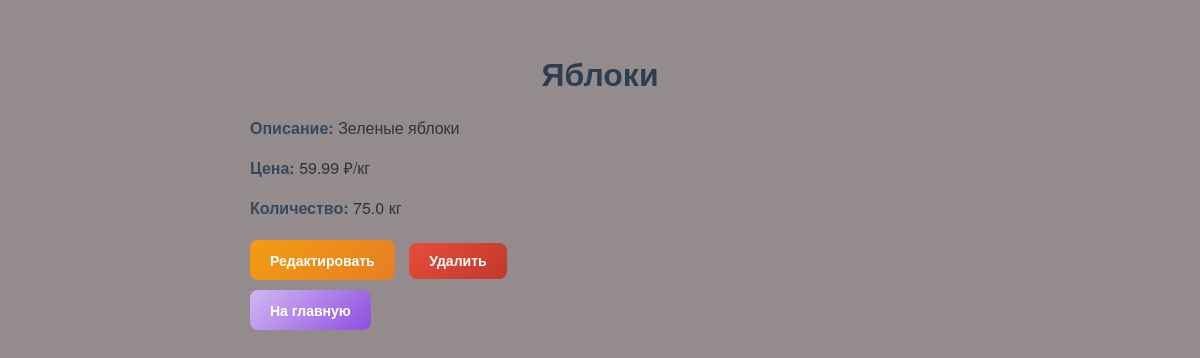
/product/4 (signed in), run on the app's committed database.
### app/models.py (models this page shows)
class Product(db.Model):
    id = db.Column(db.Integer, primary_key=True)
    name = db.Column(db.String(100), nullable=False)
    description = db.Column(db.String(255))
    price = db.Column(db.Float, nullable=False)
    quantity = db.Column(db.Float, nullable=False)

### app/main.py (the view)
@bp.route('/product/<int:product_id>')
def product_detail(product_id):
    product = product_repo.get_by_id(product_id)
    if not product:
        abort(404)
    return render_template('product_detail.html', product=product)

### app/main.py (called while the page is built)
@bp.before_request
def require_login():
    allowed_routes = ['main.login', 'main.register']
    if request.endpoint and request.endpoint.startswith('main.') and request.endpoint not in allowed_routes:
        if 'user_id' not in session:
            return redirect(url_for('main.login'))

### app/repositories.py (called while the page is built)
    def get_by_id(self, product_id):
        return Product.query.get(product_id)

### app/templates/product_detail.html (shortened to what this page needs)
<!DOCTYPE html>
<html lang="ru">
<head>
    <link rel="stylesheet" href="{{ url_for('static', filename='style_detail.css') }}">
</head>
<body>
    <h1>{{ product.name }}</h1>
    <p><strong>Описание:</strong> {{ product.description }}</p>
    <p><strong>Цена:</strong> {{ product.price }} ₽/кг</p>
    <p><strong>Количество:</strong> {{ product.quantity }} кг</p>
    <a href="{{ url_for('main.edit_product_form', product_id=product.id) }}" class="btn btn-edit">Редактировать</a>
    <form method="POST" action="{{ url_for('main.delete_product') }}" style="display:inline;">
        <button type="submit" onclick="return confirm('Вы уверены, что хотите удалить этот товар?');">Удалить</button>
    </form>
    <br><a href="{{ url_for('main.index') }}" class="btn btn-home">На главную</a><br>
</body>
</html>

### app/static/style_detail.css (style rules this page uses)
body { font-family: 'Poppins', 'Helvetica Neue', Helvetica, Arial, sans-serif; background-color: #948c8c; color: #333; max-width: 700px; margin: 50px auto; padding: 0 20px; }
h1 { text-align: center; color: #2c3e50; font-weight: 600; margin-bottom: 20px; font-size: 2rem; }
p { font-size: 16px; line-height: 1.5; margin-bottom: 15px; }
p strong { color: #34495e; }
a { display: inline-block; margin-top: 20px; margin-right: 15px; text-decoration: none; color: #3498db; font-weight: 500; font-size: 15px; transition: color 0.3s, transform 0.2s; }
button { padding: 10px 20px; background: linear-gradient(135deg, #e74c3c, #c0392b); border: none; border-radius: 8px; color: #fff; font-size: 14px; font-weight: 600; cursor: pointer; transition: background 0.3s, transform 0.2s; }
form { display: inline-block; margin-left: 10px; }
.btn-edit { background: linear-gradient(135deg, #f39c12, #e67e22); color: #fff; }
.btn-home { background: linear-gradient(135deg, #d2b8f3, #8d4ee0); color: #fff; transition: all 0.5s ease; }
.a-btn, .btn { display: inline-block; padding: 10px 20px; margin: 5px 0; border-radius: 8px; font-size: 14px; font-weight: 600; text-decoration: none; transition: all 0.3s ease; cursor: pointer; }

### data on the page
Product: name "Яблоки", description "Зеленые яблоки", price "59.99", quantity "75.0"
